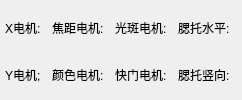
             <widget class="QWidget" name="tab_8">
              <attribute name="title">
               <string>电机当前位置</string>
              </attribute>
              <layout class="QGridLayout" name="gridLayout_7">
               <property name="leftMargin">
                <number>5</number>
               </property>
               <property name="topMargin">
                <number>5</number>
               </property>
               <property name="rightMargin">
                <number>3</number>
               </property>
               <property name="bottomMargin">
                <number>3</number>
               </property>
               <property name="spacing">
                <number>2</number>
               </property>
               <item row="0" column="0">
                <widget class="QLabel" name="label_87">
                 <property name="text">
                  <string>X电机:</string>
                 </property>
                </widget>
               </item>
               <item row="0" column="1">
                <widget class="QLabel" name="label_posX">
                 <property name="text">
                  <string/>
                 </property>
                </widget>
               </item>
               <item row="0" column="2">
                <widget class="QLabel" name="label_85">
                 <property name="text">
                  <string>焦距电机:</string>
                 </property>
                </widget>
               </item>
               <item row="0" column="3">
                <widget class="QLabel" name="label_posFocus">
                 <property name="text">
                  <string/>
                 </property>
                </widget>
               </item>
               <item row="0" column="4">
                <widget class="QLabel" name="label_90">
                 <property name="text">
                  <string>光斑电机:</string>
                 </property>
                </widget>
               </item>
               <item row="0" column="5">
                <widget class="QLabel" name="label_posSpot">
                 <property name="text">
                  <string/>
                 </property>
                </widget>
               </item>
               <item row="0" column="6">
                <widget class="QLabel" name="label_88">
                 <property name="text">
                  <string>腮托水平:</string>
                 </property>
                </widget>
               </item>
               <item row="0" column="7">
                <widget class="QLabel" name="label_posChinHoz">
                 <property name="text">
                  <string/>
                 </property>
                </widget>
               </item>
               <item row="1" column="0">
                <widget class="QLabel" name="label_84">
                 <property name="text">
                  <string>Y电机;</string>
                 </property>
                </widget>
               </item>
               <item row="1" column="1">
                <widget class="QLabel" name="label_posY">
                 <property name="text">
                  <string/>
                 </property>
                </widget>
               </item>
               <item row="1" column="2">
                <widget class="QLabel" name="label_89">
                 <property name="text">
                  <string>颜色电机:</string>
                 </property>
                </widget>
               </item>
               <item row="1" column="3">
                <widget class="QLabel" name="label_posColor">
                 <property name="text">
                  <string/>
                 </property>
                </widget>
               </item>
               <item row="1" column="4">
                <widget class="QLabel" name="label_86">
                 <property name="text">
                  <string>快门电机:</string>
                 </property>
                </widget>
               </item>
               <item row="1" column="5">
                <widget class="QLabel" name="label_posShutter">
                 <property name="text">
                  <string/>
                 </property>
                </widget>
               </item>
               <item row="1" column="6">
                <widget class="QLabel" name="label_75">
                 <property name="text">
                  <string>腮托竖向:</string>
                 </property>
                </widget>
               </item>
               <item row="1" column="7">
                <widget class="QLabel" name="label_posChinVert">
                 <property name="text">
                  <string/>
                 </property>
                </widget>
               </item>
              </layout>
             </widget>
